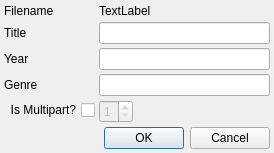
<?xml version="1.0" encoding="UTF-8"?>
<ui version="4.0">
 <class>Dialog</class>
 <widget class="QDialog" name="Dialog">
  <property name="geometry">
   <rect>
    <x>0</x>
    <y>0</y>
    <width>274</width>
    <height>146</height>
   </rect>
  </property>
  <property name="windowTitle">
   <string>Change Movie</string>
  </property>
  <property name="modal">
   <bool>true</bool>
  </property>
  <layout class="QFormLayout" name="formLayout">
   <property name="horizontalSpacing">
    <number>4</number>
   </property>
   <property name="verticalSpacing">
    <number>4</number>
   </property>
   <property name="margin">
    <number>4</number>
   </property>
   <item row="0" column="0">
    <widget class="QLabel" name="label">
     <property name="text">
      <string>Filename</string>
     </property>
    </widget>
   </item>
   <item row="0" column="1">
    <widget class="QLabel" name="filenameLabel">
     <property name="styleSheet">
      <string notr="true"/>
     </property>
     <property name="text">
      <string>TextLabel</string>
     </property>
    </widget>
   </item>
   <item row="1" column="0">
    <widget class="QLabel" name="label_2">
     <property name="text">
      <string>Title</string>
     </property>
    </widget>
   </item>
   <item row="1" column="1">
    <widget class="QLineEdit" name="titleEdit"/>
   </item>
   <item row="2" column="0">
    <widget class="QLabel" name="label_3">
     <property name="text">
      <string>Year</string>
     </property>
    </widget>
   </item>
   <item row="2" column="1">
    <widget class="QLineEdit" name="yearEdit"/>
   </item>
   <item row="3" column="0">
    <widget class="QLabel" name="label_4">
     <property name="text">
      <string>Genre</string>
     </property>
    </widget>
   </item>
   <item row="3" column="1">
    <widget class="QLineEdit" name="genreEdit"/>
   </item>
   <item row="4" column="0">
    <widget class="QCheckBox" name="partCheckBox">
     <property name="layoutDirection">
      <enum>Qt::RightToLeft</enum>
     </property>
     <property name="text">
      <string>Is Multipart?</string>
     </property>
    </widget>
   </item>
   <item row="4" column="1">
    <layout class="QHBoxLayout" name="horizontalLayout">
     <item>
      <widget class="QSpinBox" name="partSpinBox">
       <property name="enabled">
        <bool>false</bool>
       </property>
       <property name="minimum">
        <number>1</number>
       </property>
       <property name="maximum">
        <number>9</number>
       </property>
      </widget>
     </item>
     <item>
      <spacer name="horizontalSpacer">
       <property name="orientation">
        <enum>Qt::Horizontal</enum>
       </property>
       <property name="sizeHint" stdset="0">
        <size>
         <width>40</width>
         <height>20</height>
        </size>
       </property>
      </spacer>
     </item>
    </layout>
   </item>
   <item row="5" column="0" colspan="2">
    <widget class="QDialogButtonBox" name="buttonBox">
     <property name="orientation">
      <enum>Qt::Horizontal</enum>
     </property>
     <property name="standardButtons">
      <set>QDialogButtonBox::Cancel|QDialogButtonBox::Ok</set>
     </property>
    </widget>
   </item>
  </layout>
 </widget>
 <resources/>
 <connections>
  <connection>
   <sender>buttonBox</sender>
   <signal>accepted()</signal>
   <receiver>Dialog</receiver>
   <slot>accept()</slot>
   <hints>
    <hint type="sourcelabel">
     <x>248</x>
     <y>254</y>
    </hint>
    <hint type="destinationlabel">
     <x>157</x>
     <y>274</y>
    </hint>
   </hints>
  </connection>
  <connection>
   <sender>buttonBox</sender>
   <signal>rejected()</signal>
   <receiver>Dialog</receiver>
   <slot>reject()</slot>
   <hints>
    <hint type="sourcelabel">
     <x>316</x>
     <y>260</y>
    </hint>
    <hint type="destinationlabel">
     <x>286</x>
     <y>274</y>
    </hint>
   </hints>
  </connection>
 </connections>
</ui>
